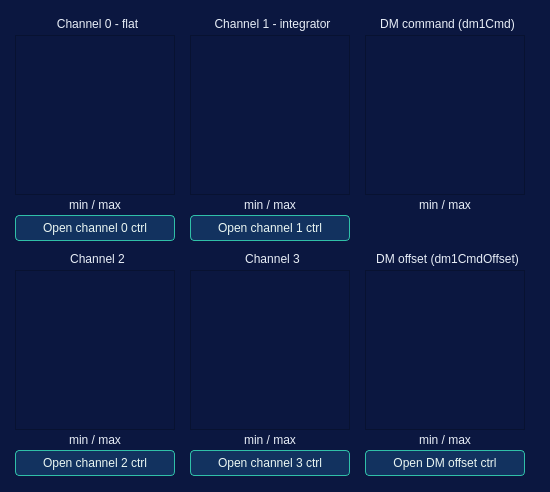
<?xml version="1.0" encoding="UTF-8"?>
<ui version="4.0">
 <class>MainWindow</class>
 <widget class="QMainWindow" name="MainWindow">
  <property name="geometry">
   <rect>
    <x>0</x>
    <y>0</y>
    <width>550</width>
    <height>492</height>
   </rect>
  </property>
  <property name="windowTitle">
   <string>Ekarus DM Control</string>
  </property>
  <property name="styleSheet">
   <string notr="true">QMainWindow, QWidget {
    background-color: #0b1740;
    color: #e8eef7;
}

QLabel { color: #e8eef7; }

QPushButton {
    background-color: rgba(24, 72, 120, 0.55);
    color: #eaf6f2;
    border: 1px solid #30c0a8;
    border-radius: 4px;
    padding: 3px 6px;
}
QPushButton:hover   { background-color: rgba(48, 192, 168, 0.30); }
QPushButton:pressed { background-color: rgba(48, 192, 168, 0.50); }
</string>
  </property>
  <widget class="QWidget" name="centralwidget">

   <widget class="QLabel" name="titleLabel_total">
    <property name="geometry"><rect><x>365</x><y>15</y><width>165</width><height>18</height></rect></property>
    <property name="text"><string>DM command (dm1Cmd)</string></property>
    <property name="alignment"><set>Qt::AlignCenter</set></property>
   </widget>
   <widget class="GraphicsView" name="graphicsView_total">
    <property name="geometry"><rect><x>365</x><y>35</y><width>160</width><height>160</height></rect></property>
   </widget>
   <widget class="QLabel" name="minmaxLabel_total">
    <property name="geometry"><rect><x>365</x><y>197</y><width>160</width><height>16</height></rect></property>
    <property name="text"><string>min / max</string></property>
    <property name="alignment"><set>Qt::AlignCenter</set></property>
   </widget>

   <widget class="QLabel" name="titleLabel_0">
    <property name="geometry"><rect><x>15</x><y>15</y><width>165</width><height>18</height></rect></property>
    <property name="text"><string>Channel 0 - flat</string></property>
    <property name="alignment"><set>Qt::AlignCenter</set></property>
   </widget>
   <widget class="GraphicsView" name="graphicsView_0">
    <property name="geometry"><rect><x>15</x><y>35</y><width>160</width><height>160</height></rect></property>
   </widget>
   <widget class="QLabel" name="minmaxLabel_0">
    <property name="geometry"><rect><x>15</x><y>197</y><width>160</width><height>16</height></rect></property>
    <property name="text"><string>min / max</string></property>
    <property name="alignment"><set>Qt::AlignCenter</set></property>
   </widget>
   <widget class="QPushButton" name="openButton_0">
    <property name="geometry"><rect><x>15</x><y>215</y><width>160</width><height>26</height></rect></property>
    <property name="text"><string>Open channel 0 ctrl</string></property>
   </widget>

   <widget class="QLabel" name="titleLabel_1">
    <property name="geometry"><rect><x>190</x><y>15</y><width>165</width><height>18</height></rect></property>
    <property name="text"><string>Channel 1 - integrator</string></property>
    <property name="alignment"><set>Qt::AlignCenter</set></property>
   </widget>
   <widget class="GraphicsView" name="graphicsView_1">
    <property name="geometry"><rect><x>190</x><y>35</y><width>160</width><height>160</height></rect></property>
   </widget>
   <widget class="QLabel" name="minmaxLabel_1">
    <property name="geometry"><rect><x>190</x><y>197</y><width>160</width><height>16</height></rect></property>
    <property name="text"><string>min / max</string></property>
    <property name="alignment"><set>Qt::AlignCenter</set></property>
   </widget>
   <widget class="QPushButton" name="openButton_1">
    <property name="geometry"><rect><x>190</x><y>215</y><width>160</width><height>26</height></rect></property>
    <property name="text"><string>Open channel 1 ctrl</string></property>
   </widget>

   <widget class="QLabel" name="titleLabel_2">
    <property name="geometry"><rect><x>15</x><y>250</y><width>165</width><height>18</height></rect></property>
    <property name="text"><string>Channel 2</string></property>
    <property name="alignment"><set>Qt::AlignCenter</set></property>
   </widget>
   <widget class="GraphicsView" name="graphicsView_2">
    <property name="geometry"><rect><x>15</x><y>270</y><width>160</width><height>160</height></rect></property>
   </widget>
   <widget class="QLabel" name="minmaxLabel_2">
    <property name="geometry"><rect><x>15</x><y>432</y><width>160</width><height>16</height></rect></property>
    <property name="text"><string>min / max</string></property>
    <property name="alignment"><set>Qt::AlignCenter</set></property>
   </widget>
   <widget class="QPushButton" name="openButton_2">
    <property name="geometry"><rect><x>15</x><y>450</y><width>160</width><height>26</height></rect></property>
    <property name="text"><string>Open channel 2 ctrl</string></property>
   </widget>

   <widget class="QLabel" name="titleLabel_3">
    <property name="geometry"><rect><x>190</x><y>250</y><width>165</width><height>18</height></rect></property>
    <property name="text"><string>Channel 3</string></property>
    <property name="alignment"><set>Qt::AlignCenter</set></property>
   </widget>
   <widget class="GraphicsView" name="graphicsView_3">
    <property name="geometry"><rect><x>190</x><y>270</y><width>160</width><height>160</height></rect></property>
   </widget>
   <widget class="QLabel" name="minmaxLabel_3">
    <property name="geometry"><rect><x>190</x><y>432</y><width>160</width><height>16</height></rect></property>
    <property name="text"><string>min / max</string></property>
    <property name="alignment"><set>Qt::AlignCenter</set></property>
   </widget>
   <widget class="QPushButton" name="openButton_3">
    <property name="geometry"><rect><x>190</x><y>450</y><width>160</width><height>26</height></rect></property>
    <property name="text"><string>Open channel 3 ctrl</string></property>
   </widget>

   <widget class="QLabel" name="titleLabel_off">
    <property name="geometry"><rect><x>365</x><y>250</y><width>165</width><height>18</height></rect></property>
    <property name="text"><string>DM offset (dm1CmdOffset)</string></property>
    <property name="alignment"><set>Qt::AlignCenter</set></property>
   </widget>
   <widget class="GraphicsView" name="graphicsView_off">
    <property name="geometry"><rect><x>365</x><y>270</y><width>160</width><height>160</height></rect></property>
   </widget>
   <widget class="QLabel" name="minmaxLabel_off">
    <property name="geometry"><rect><x>365</x><y>432</y><width>160</width><height>16</height></rect></property>
    <property name="text"><string>min / max</string></property>
    <property name="alignment"><set>Qt::AlignCenter</set></property>
   </widget>
   <widget class="QPushButton" name="openButton_off">
    <property name="geometry"><rect><x>365</x><y>450</y><width>160</width><height>26</height></rect></property>
    <property name="text"><string>Open DM offset ctrl</string></property>
   </widget>

  </widget>
 </widget>
 <customwidgets>
  <customwidget>
   <class>GraphicsView</class>
   <extends>QGraphicsView</extends>
   <header>pyqtgraph</header>
  </customwidget>
 </customwidgets>
 <resources/>
 <connections/>
</ui>
